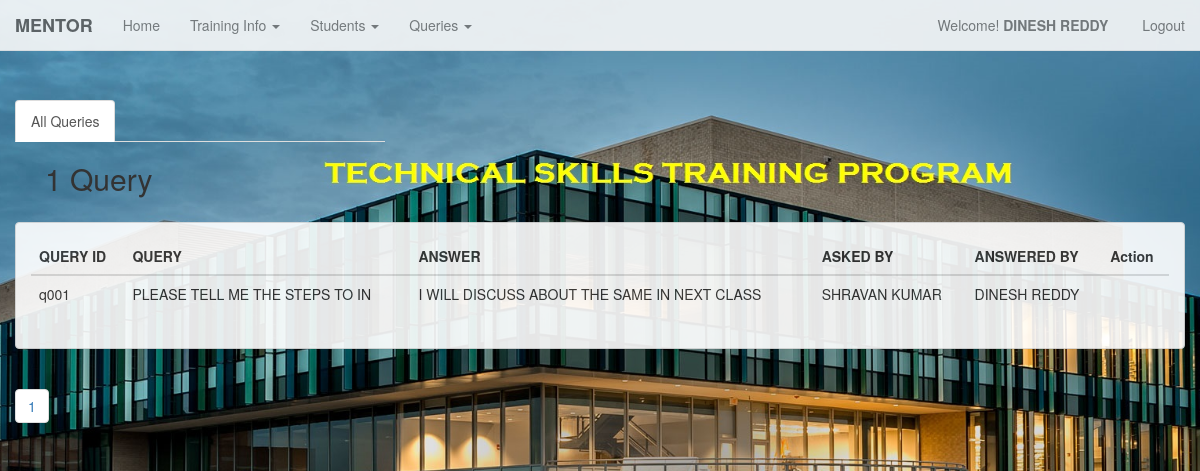
Page /TSTP/open_queries1.php (signed in) on the committed database.
### tables this page shows
CREATE TABLE IF NOT EXISTS `mentor` (
  `m_id` char(10) NOT NULL,
  `m_name` char(30) DEFAULT NULL,
  `m_email` char(30) DEFAULT NULL,
  `m_cellno` char(10) DEFAULT NULL,
  `m_gender` char(10) DEFAULT NULL,
  `m_salary` decimal(10,2) DEFAULT NULL
);

CREATE TABLE IF NOT EXISTS `question` (
  `q_id` char(10) NOT NULL,
  `p_id` char(10) DEFAULT NULL,
  `s_id` char(10) DEFAULT NULL,
  `m_id` char(10) DEFAULT NULL,
  `q_query` char(30) DEFAULT NULL,
  `q_ans` char(100) DEFAULT NULL
);

CREATE TABLE IF NOT EXISTS `student` (
  `s_id` char(10) NOT NULL,
  `s_name` char(30) DEFAULT NULL,
  `s_email` char(30) DEFAULT NULL,
  `s_cellno` char(10) DEFAULT NULL,
  `s_gender` char(10) DEFAULT NULL,
  `s_address` char(50) DEFAULT NULL,
  `s_age` int(11) DEFAULT NULL,
  `ADDED_DATE` date DEFAULT NULL
);

### TSTP/open_queries1.php (the view, shortened to what this page needs)
<?php
	include ('menu_mentor.php');
?>
<div class="container-fluid">
				<div class = "row" style ="margin-top:50px">
					<div class = "col-md-4">
						<ul class="nav nav-tabs">
							<li role="presentation" class="active"><a href="students_list.php">All Queries</a></li>
						</ul>
					</div>
				</div>
	<div class="col-md-12">
			<div class = "col-md-10">
					<?php
											$endlimit = 10;
						  $welcome_view = "SELECT * FROM question ";
						$welcome_viewed = mysql_query($welcome_view);
						$num_rows = mysql_num_rows($welcome_viewed);
								if($num_rows == 1){
								echo "<h2> $num_rows Query </h2>";
								}
								else
								echo "<h2> $num_rows Queries </h2>";
					?>
			</div>
	</div>
<div class="container-fluid" style="margin-top:80px;">
	<div class = "row">
		<div class="panel panel-default">
			<div class="panel-body">
				<div class="table-responsive">
					<?php
						$sql = "SELECT * FROM QUESTION ";
						$qry=mysql_query($sql);
					?>
					<table class="table table-hover">
						<thead>
							<tr>
							    <th>QUERY ID</th>
								<th>QUERY</th>
								<th>ANSWER</th>
								<th>ASKED BY</th>
								<th>ANSWERED BY</th>
								<th>Action</th>
							</tr>
						</thead>
						<?php
						while($rec=mysql_fetch_array($qry))
						{
						?>
						<tbody>
							<tr>
									<td>
										<?php echo $rec['q_id'] ?>
									</td>
									<td>
										<?php echo $rec['q_query'] ?>
									</td>
									<td>
										<?php echo $rec['q_ans'] ?>
									</td>
									<td>
										<?php
										$s_id = $rec['s_id'];
										$sql1 = "select * from student where s_id = '$s_id'";
							           $qry1=mysql_query($sql1);
							           $rec1=mysql_fetch_array($qry1);
										echo $rec1['s_name'] ?>
									</td>
									<td>
										<?php
										$m_id = $rec['m_id'];
										$sql1 = "select * from mentor where m_id = '$m_id'";
							           $qry1=mysql_query($sql1);
							           $rec1=mysql_fetch_array($qry1);
										echo $rec1['m_name'] ?>
									</td>
									<td>
										<a href='edit_query.php?id=<?php echo $rec['q_id']?>'data-toggle="tooltip" data-placement="top" title="Edit Information"><span class="glyphicon glyphicon-edit" style="font-size:20px; color:green"></span></a>
									</td>
					<?php
						}
					?>
							</tr>
						</tbody>
					</table>
				</div>
			</div>
		</div>
	</div>
</div>
<?php
		$num_rows = mysql_num_rows($welcome_viewed);
		$total_pages = ceil($num_rows / $endlimit);
				for($i=1; $i<=$total_pages; $i++ )
					{
						 echo"<ul class='pagination '> <li>&nbsp<a href = 'students_list.php?page=".$i."'>".$i."</a></li></ul>";
					}
?>
</div>

### TSTP/menu_mentor.php (shortened to what this page needs)
<!DOCTYPE html>
<html lang="en">
  <head>
	<link href="bootstrap.min.css" rel="stylesheet">
  </head>
<body>
<div class="container-fluid">
	<?php
		$id=$_SESSION['m_id'];
		$result=mysql_query("select * from mentor where m_id ='$id'")or die(mysql_error);
		$row=mysql_fetch_array($result);
		$FirstName=$row['m_name'];
	?>
				<nav class="navbar navbar-default navbar-fixed-top" role="navigation">
				  <div class="container-fluid">
					<div class="navbar-header">
					  <strong><a class="navbar-brand" href="#">MENTOR</a></strong>
					</div>
					<div class="collapse navbar-collapse" id="bs-example-navbar-collapse-1">
					<ul class="nav navbar-nav">
						<li><a href="admin_mentor.php?id=<?php echo $row['m_id'];?>">Home</a></li>
						<li class="dropdown">
							<a href="#" class="dropdown-toggle" data-toggle="dropdown"> Training Info <span class="caret"></span></a>
						</li>
						<li class="dropdown">
							<a href="#" class="dropdown-toggle" data-toggle="dropdown"> Students <span class="caret"></span></a>
						</li>
						<li class="dropdown">
							<a href="#" class="dropdown-toggle" data-toggle="dropdown"> Queries <span class="caret"></span></a>
						</li>
					</ul>
					<ul class="nav navbar-nav navbar-right">
						<p class="navbar-text">Welcome! <strong><?php echo " ".$FirstName."&nbsp"; ?></strong></p>
							<li><p class="navbar-text"><a href="mentor_logout.php" class="navbar-link" title="Log Out">Logout</a></p></li>
					</ul>
					</div>
				  </div>
				</nav>
	</div>
  </body>
</html>

### TSTP/menu_mentor.php (style rules this page uses)
body { margin-top: 50px; margin-bottom: 50px; background: url('russ-logo.jpg') no-repeat center center fixed; -webkit-background-size: cover; -moz-background-size: cover; -o-background-size: cover; background-size: cover; }
.navbar-default { opacity: .9; }
.panel-default { opacity: .9; }

### rows in the picture
mentor: m_name "DINESH REDDY"
question: q_id "q001", q_query "PLEASE TELL ME THE STEPS TO IN", q_ans "I WILL DISCUSS ABOUT THE SAME IN NEXT CLASS", s.s_name "SHRAVAN KUMAR", m.m_name "DINESH REDDY"

### other values in the picture
$num_rows "1"
